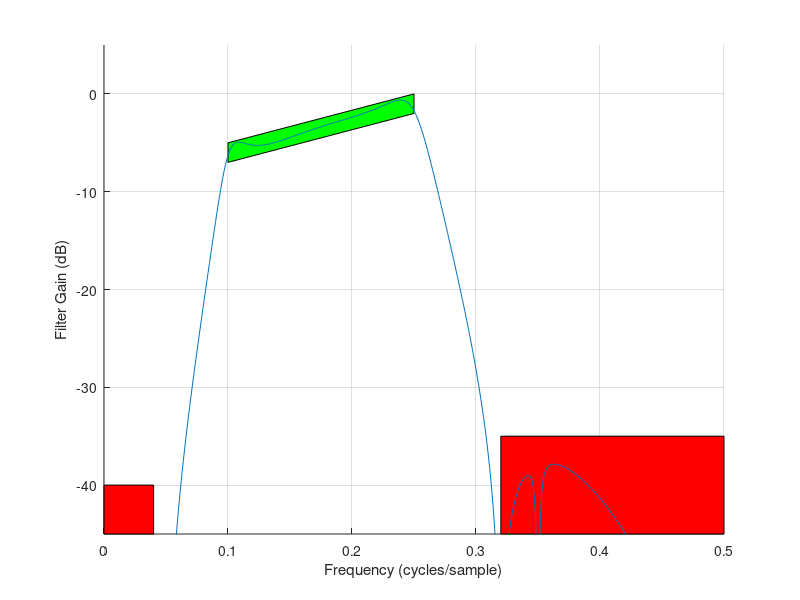

Write MATLAB code to recreate this figure.
%% ECE486 Lab 3 - Task 2
% Script to design bandpass filter to pass frequencies within 0.10 <= f <=
% 0.25 and attenuate frequencies f<=0.05 and f>=0.32 by at least 35 dB

%% Generate filter coefficients
pf = [.1 .14 .22 .25 .35];			% pole frequencies
r = [.93 .62 .6 .89 .98];
% bw = (0.25 - 0.1)*2*pi;		% bandwidth
% r = 1 - bw/(2+length(pf));	% radius of poles
zf = [0 .05 .32 .35 0.5];				% zero frequencies
p = [r.*exp(1i*2*pi.*pf) r.*exp(-1i*2*pi.*pf)];	% poles
z = [1*exp(1i*2*pi.*zf) 1*exp(-1i*2*pi.*zf)];	% zeros
a = poly(p);
b = poly(z);


f = 0:.001:.5;
num = zeros(1,length(f));
den = zeros(1,length(f));
for k=1:length(a)
	den = den + a(k)*exp(-1i*2*pi*(k-1).*f);
end
for k=1:length(b)
	num = num + b(k)*exp(-1i*2*pi*(k-1).*f);
end
G1 = num ./ den;
% G1 = (b(1) + b(2)*exp(-1i*2*pi*f) + b(3)*exp(-1i*2*pi*2*f))./ ...
% 	 (a(1) + a(2)*exp(-1i*2*pi*f) + a(3)*exp(-1i*2*pi*2*f));

K = 1/max(abs(G1))-.002;
G1 = K .* G1;

figure(1); hold on;
patch([0.1 0.1 0.25 0.25],[-7 -5 0 -2],'g');
patch([0 0 0.04 0.04],[-45 -40 -40 -45],'r');
patch([0.32 0.32 0.5 0.5],[-45 -35 -35 -45],'r');
plot(f,20*log10(abs(G1))); grid on;
axis([0 0.5 -45 5]);
xlabel('Frequency (cycles/sample)'); ylabel('Filter Gain (dB)');